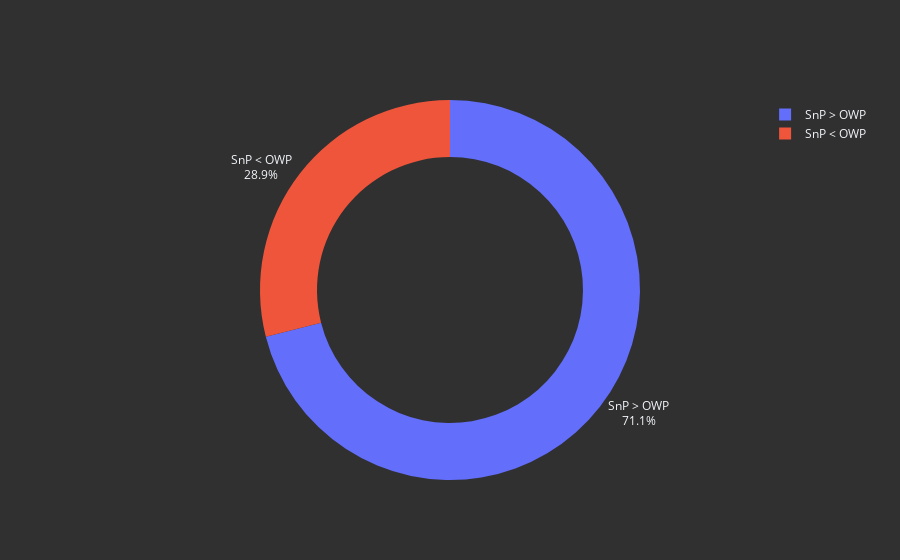

This figure's notebook cell:
### Code cell
def filterDF(state,postcode,proptype,land,df):
    df = df.copy()
    iterDict = {
        "Property_State": state,
        "Postcode": postcode,
        "Property_Type": proptype,
        "Landed_Type": land
    }
    
    for key,value in iterDict.items():
        print(key,value)
        df = df.loc[df[key] == value]
        
    return df
filtDF = filterDF("selangor", 47150, "Condominium", "Non-Landed",df)

labels = ["SnP > OWP", "SnP < OWP"]
#labels[0], labels[1] = "SnP > OWP", "SnP < OWP"
values = [filtDF.loc[filtDF["is_SnP_higher"]==True]["is_SnP_higher"].count(), filtDF.loc[filtDF["is_SnP_higher"]==False]["is_SnP_higher"].count()]

fig = go.Figure(data=[go.Pie(labels=labels, values=values, textinfo='label+percent',
                             insidetextorientation='radial', hole=.7
                            )])
fig.update_layout(template="plotly_dark", paper_bgcolor="#303030")

### Figure 1 — Plotly figure (JSON) as saved in the notebook; plotly's stock layout.template omitted (floating-point values rounded to 4 significant figures)
{"data": [{"hole": 0.7, "insidetextorientation": "radial", "labels": ["SnP > OWP", "SnP < OWP"], "textinfo": "label+percent", "type": "pie", "values": [27, 11]}], "layout": {"paper_bgcolor": "#303030"}}
